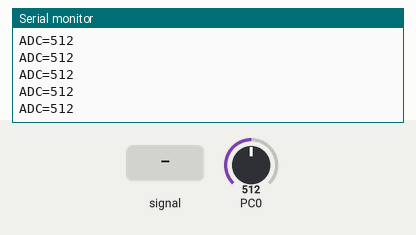
Recording of a program running on a simulated ATmega328P, built with avr-gcc and emulated at 16 MHz. Shown: the last lines printed to the serial monitor. The test bench sets the inputs (shaded band); at power-on: PC0 = 512.

Above: at 1.2 s.
1.3 s: PC0 fed a 200 Hz sine of ±255 counts around its level
At 2.4 s:
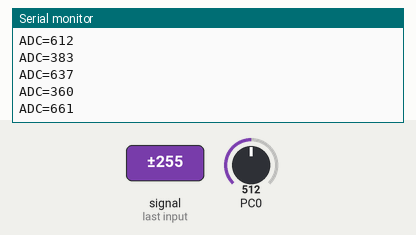
4.3 s: PC0 set to 716
At 4.48 s:
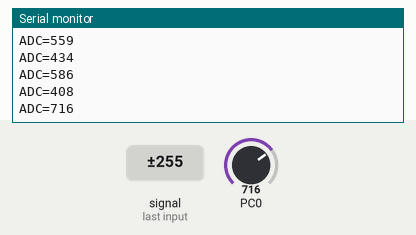
5.8 s: PC0 fed a 2 Hz sine of ±306 counts around its level
8.8 s: PC0 set to 900
At 8.98 s:
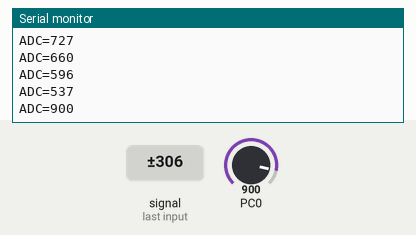
Timing chart, 0 to 11.3 s (numbered marks = the images above; inputs shaded):
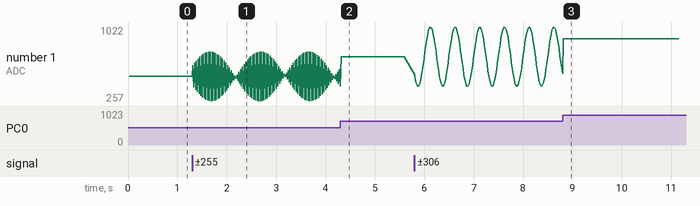

The program:

main.c
```c
#include <avr/io.h>
#include <avr/interrupt.h>
#include <util/delay.h>

#define F_CPU 16000000UL
#define BAUD  9600UL
#define UBRR_VAL ((F_CPU / (16UL * BAUD)) - 1)

volatile uint16_t latest_adc = 0;

void usart_init(void) {
    UBRR0H = (uint8_t)(UBRR_VAL >> 8);
    UBRR0L = (uint8_t)UBRR_VAL;
    UCSR0B = (1 << TXEN0);
    UCSR0C = (1 << UCSZ01) | (1 << UCSZ00);
}

void usart_write(char c) {
    while (!(UCSR0A & (1 << UDRE0)));
    UDR0 = c;
}

void usart_print(const char *s) {
    while (*s) usart_write(*s++);
}

void usart_print_u16(uint16_t v) {
    char buf[6];
    uint8_t i = 5;
    buf[i] = '\0';
    do {
        buf[--i] = '0' + (v % 10);
        v /= 10;
    } while (v && i > 0);
    usart_print(&buf[i]);
}

void adc_init(void) {
    ADMUX  = (1 << REFS0); // AVcc, channel 0
    ADCSRA = (1 << ADEN) | (1 << ADATE) | (1 << ADIE)
           | (1 << ADPS2) | (1 << ADPS1) | (1 << ADPS0); // free run + interrupt, /128
    ADCSRB = 0; // free running
    ADCSRA |= (1 << ADSC); // start first conversion
}

ISR(ADC_vect) {
    latest_adc = ADC;
}

int main(void) {
    usart_init();
    adc_init();
    sei();

    usart_print("AVR ADC logger ready\r\n");

    uint16_t last_printed = 0xFFFF;
    while (1) {
        uint16_t v = latest_adc;
        // print only when value changes meaningfully or every ~200 ms
        static uint16_t div = 0;
        if (++div >= 20 || (v > last_printed + 4) || (last_printed > v + 4)) {
            div = 0;
            last_printed = v;
            usart_print("ADC=");
            usart_print_u16(v);
            usart_print("\r\n");
        }
        _delay_ms(10);
    }
}
```

Measured:
- after the input at 1.3 s, the serial monitor: prints a new line at once (image 1)
- plotted number 1: 512 → 408 after the input at 1.3 s
